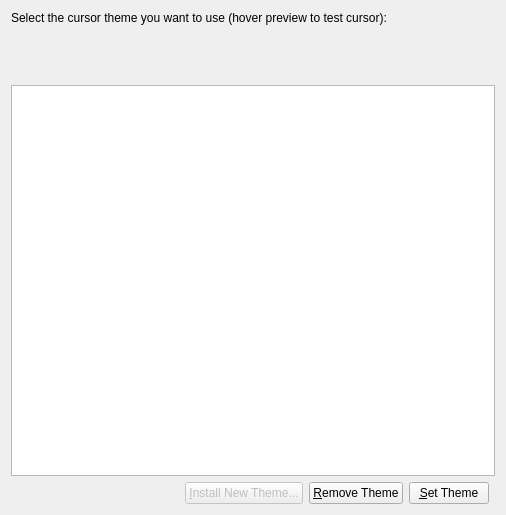
<?xml version="1.0" encoding="UTF-8"?>
<ui version="4.0">
 <class>SelectWnd</class>
 <widget class="QWidget" name="SelectWnd">
  <property name="geometry">
   <rect>
    <x>0</x>
    <y>0</y>
    <width>506</width>
    <height>515</height>
   </rect>
  </property>
  <property name="windowTitle">
   <string>Razor Mouse Theme Configuration</string>
  </property>
  <layout class="QGridLayout">
   <item row="3" column="0">
    <spacer>
     <property name="orientation">
      <enum>Qt::Horizontal</enum>
     </property>
     <property name="sizeHint" stdset="0">
      <size>
       <width>174</width>
       <height>20</height>
      </size>
     </property>
    </spacer>
   </item>
   <item row="2" column="0" colspan="5">
    <widget class="QListView" name="lbThemes">
     <property name="editTriggers">
      <set>QAbstractItemView::NoEditTriggers</set>
     </property>
     <property name="showDropIndicator" stdset="0">
      <bool>false</bool>
     </property>
     <property name="alternatingRowColors">
      <bool>true</bool>
     </property>
     <property name="verticalScrollMode">
      <enum>QAbstractItemView::ScrollPerPixel</enum>
     </property>
    </widget>
   </item>
   <item row="0" column="0" colspan="5">
    <widget class="QLabel" name="label">
     <property name="text">
      <string>Select the cursor theme you want to use (hover preview to test cursor):</string>
     </property>
    </widget>
   </item>
   <item row="1" column="0" colspan="5">
    <widget class="PreviewWidget" name="preview" native="true">
     <property name="sizePolicy">
      <sizepolicy hsizetype="Preferred" vsizetype="Preferred">
       <horstretch>0</horstretch>
       <verstretch>0</verstretch>
      </sizepolicy>
     </property>
     <property name="minimumSize">
      <size>
       <width>0</width>
       <height>48</height>
      </size>
     </property>
    </widget>
   </item>
   <item row="3" column="1">
    <widget class="QPushButton" name="btInstall">
     <property name="enabled">
      <bool>false</bool>
     </property>
     <property name="text">
      <string>&amp;Install New Theme...</string>
     </property>
    </widget>
   </item>
   <item row="3" column="3">
    <widget class="QPushButton" name="btSet">
     <property name="text">
      <string>&amp;Set Theme</string>
     </property>
    </widget>
   </item>
   <item row="3" column="2">
    <widget class="QPushButton" name="btRemove">
     <property name="text">
      <string>&amp;Remove Theme</string>
     </property>
    </widget>
   </item>
  </layout>
 </widget>
 <customwidgets>
  <customwidget>
   <class>PreviewWidget</class>
   <extends>QWidget</extends>
   <header>previewwidget.h</header>
  </customwidget>
 </customwidgets>
 <tabstops>
  <tabstop>lbThemes</tabstop>
  <tabstop>btInstall</tabstop>
  <tabstop>btRemove</tabstop>
  <tabstop>btSet</tabstop>
 </tabstops>
 <resources/>
 <connections/>
</ui>
